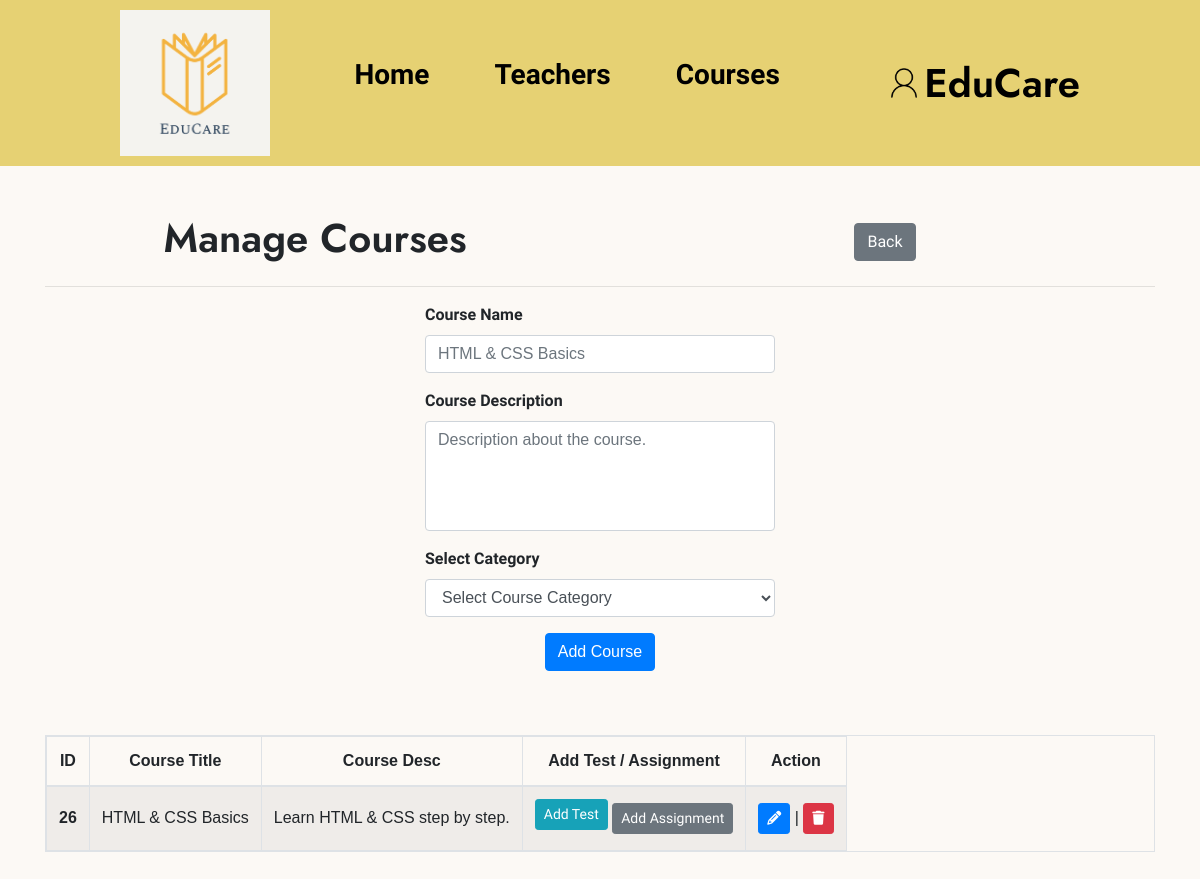
The app's page /user/teacher/add-course.php (signed in), older data.
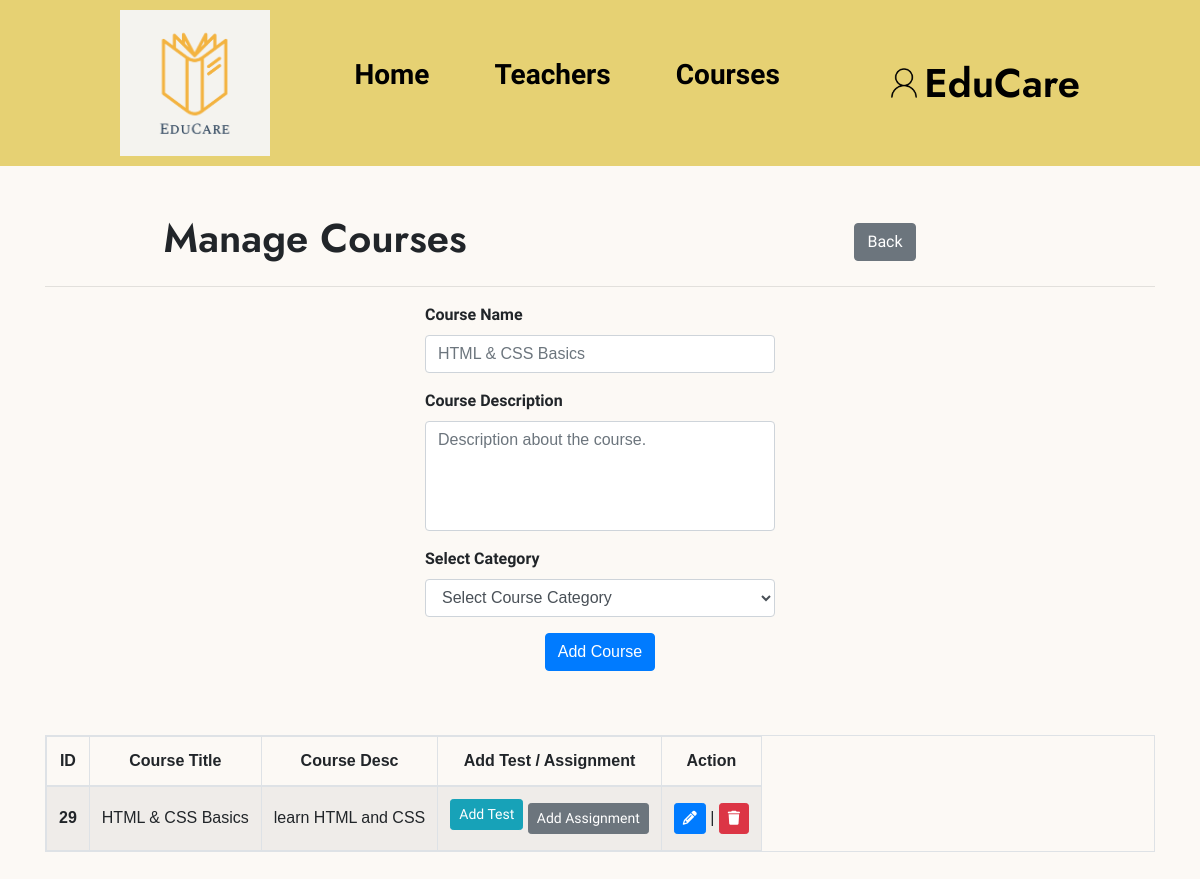
The same page, newer data.
### tables this page shows
CREATE TABLE `courses` (
  `id` int(11) NOT NULL,
  `course_title` varchar(255) NOT NULL,
  `course_desc` text NOT NULL,
  `cat_id` int(11) NOT NULL,
  `teacher_Id` int(11) NOT NULL
);

### core/database.php (called while the page is built, shortened)
<?php
if (isset($_SESSION['user'])):
    $userID = $_SESSION['user'];
endif;

### user/teacher/add-course.php (the view, shortened to what the changed rows need)
<?php
require_once '../../core/database.php';
?>
<!DOCTYPE html>
<html lang="en">
<head>
    <?php include_once '../includes/style_links.php'; ?>
    <link rel="stylesheet" href="https://cdn.datatables.net/2.1.8/css/dataTables.bootstrap4.css">
    <link rel="stylesheet" href="../style.css">
    <link rel="stylesheet" href="../css/custom.min.css">
</head>
<body id="add_course_page">
    <?php include '../includes/header.php'; ?>
    <div class="container mt-5">
        <div class="row align-items-center">
            <div class="col-6 text-center">
                <h1>Manage Courses</h1>
            </div>
        </div>
                                    <?php endwhile;
                                    $con->next_result(); ?>
                            <?php
                            $con->next_result();
                            ?>
        <div class="row my-5">
            <div class="col-12 mx-auto">
                <table id="example" class="table table-striped table-bordered table-responsive" style="width:100%">
                    <thead>
                        <tr>
                            <th class="text-center font-weight-bold">ID</th>
                            <th class="text-center font-weight-bold">Course Title</th>
                            <th class="text-center font-weight-bold">Course Desc</th>
                            <th class="text-center font-weight-bold">Add Test / Assignment</th>
                            <th class="text-center font-weight-bold">Action</th>
                        </tr>
                    </thead>
                    <tbody>
                        <?php
                        $course_Q = $con->query("CALL `get_courses_by_teacher_id`($userID)");
                        while ($course_list = mysqli_fetch_object($course_Q)):
                        ?>
                            <tr>
                                <th><?= $course_list->course_id ?></th>
                                <td><?= $course_list->course_title ?></td>
                                <td><?= $course_list->course_desc ?></td>
                                <td class="text-center">
                                    <a href="add-test.php?course_id=<?= $course_list->course_id ?>" class="btn btn-info btn-sm mb-2">Add Test</a>
                                    <a href="add-assignment.php?course_id=<?= $course_list->course_id ?>" class="btn btn-secondary btn-sm">Add Assignment</a>
                                </td>
                                <td class="text-center">
                                    <a href="#!" class="btn btn-primary btn-sm btn-edit-course" data-id="<?= $course_list->course_id ?>" data-toggle="modal" data-target="#courseUpdate">
                                        <i class="fas fa-pencil"></i>
                                    </a> | <a href="#!" class="btn btn-danger btn-sm btn-del-course" data-id="<?= $course_list->course_id ?>">
                                        <i class="fas fa-trash"></i>
                                    </a>
                                </td>
                            </tr>
                        <?php endwhile;
                        $con->next_result(); ?>
                    </tbody>
                </table>
            </div>
        </div>
    </div>
</body>
</html>

Row changes from the older to the newer data that the page shows:
removed courses: id "26", course_title "HTML & CSS Basics", course_desc "Learn HTML & CSS step by step."
added courses: id "29", course_title "HTML & CSS Basics", course_desc "learn HTML and CSS"
